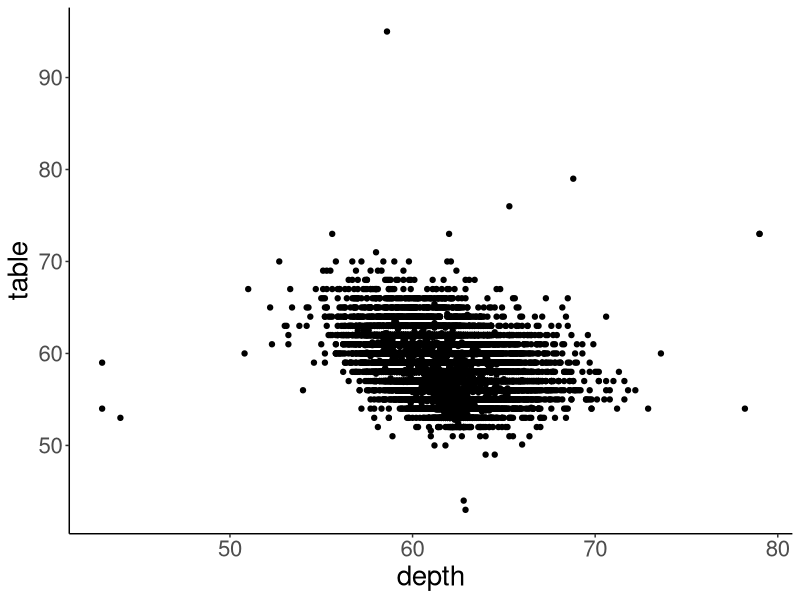
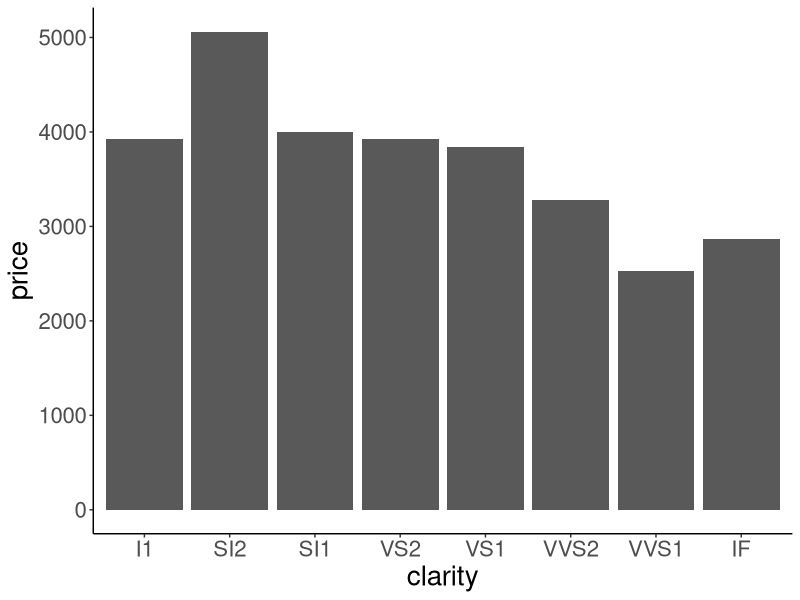
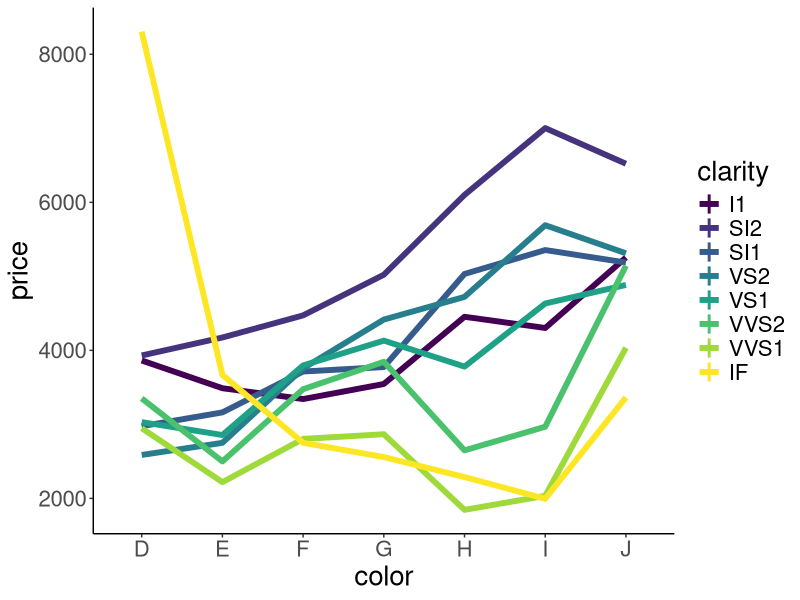
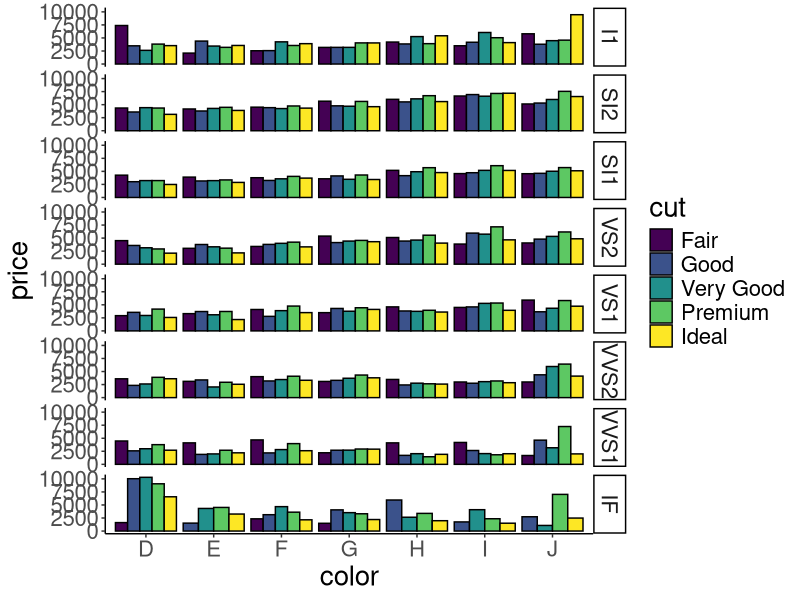

Here is the R script that generated these plots, in order:
# Load packages -------------------------------------------------------------------------------

library("tidyverse")

# Set theme -------------------------------------------------------------------------------

theme_set(
  theme_classic()+ #set the theme 
    theme(text = element_text(size = 20)) #set the default text size
)

# Practice plot 1 -----------------------------------------------------------------------------

ggplot(diamonds, aes(x = depth, y = table))+
  geom_point()
# ggsave("figures/practice_plot1.png", width = 8, height = 6)

# Practice plot 2 -----------------------------------------------------------------------------

ggplot(diamonds, aes(x = clarity, y = price))+
  stat_summary(fun.y = "mean", geom = "bar")+
  stat_summary(fun.data = "mean_cl_boot", geom = "linerange")
# ggsave("practice_plot2.png", width = 8, height = 6)

# Practice plot 3 -----------------------------------------------------------------------------

ggplot(diamonds, aes(x = color, y = price, group = clarity, color = clarity))+
  stat_summary(fun.data = "mean_cl_boot", geom = "linerange", size = 1)+
  stat_summary(fun.y = "mean", geom = "line", size = 2)
# ggsave("figures/practice-plot3.png", width = 8, height = 6)

# Practice plot  4 ----------------------------------------------------------------------------

ggplot(diamonds, aes(x = color, y = price, group = cut, fill = cut))+
  stat_summary(fun.y = "mean", geom = "bar", position = position_dodge(width = 0.9), color = "black")+
  stat_summary(fun.data = "mean_cl_boot", geom = "linerange", position = position_dodge(width = 0.9), color = "black")+
  facet_grid(rows = vars(clarity))
# ggsave("figures/practice_plot4.png", width = 8, height = 6)

